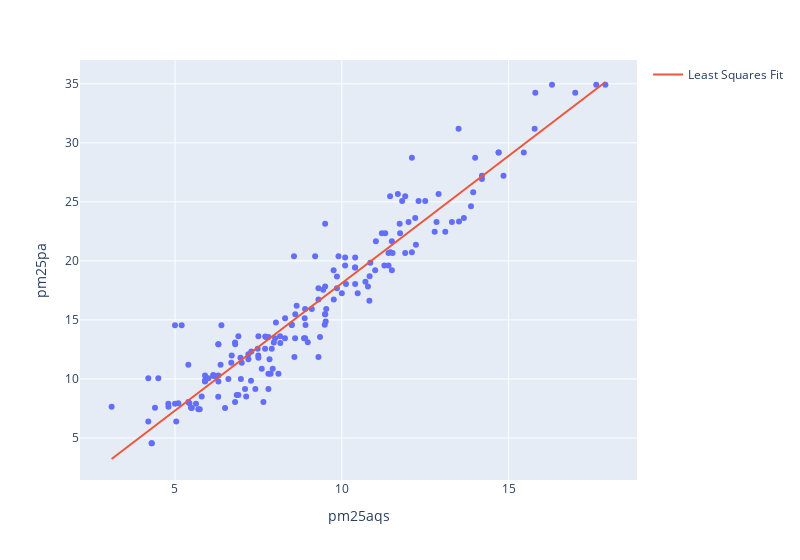

Here is the notebook cell this chart was saved with:
### Code cell
fig = px.scatter(GA, x='pm25aqs', y='pm25pa', width=800)
xtest = np.array([GA['pm25aqs'].min(), GA['pm25aqs'].max()])
fig.add_scatter(x=xtest, y=model.predict(xtest.reshape(-1, 1)), mode='lines', 
                name="Least Squares Fit")

### Figure 1 — Plotly figure (JSON) as saved in the notebook; plotly's stock layout.template omitted (floating-point values rounded to 4 significant figures; data arrays with more than 128 entries replaced by an {"elided": "..."} marker saying what was removed)
{"data": [{"hovertemplate": "pm25aqs=%{x}<br>pm25pa=%{y}<extra></extra>", "legendgroup": "", "marker": {"color": "#636efa", "symbol": "circle"}, "mode": "markers", "name": "", "orientation": "v", "showlegend": false, "type": "scatter", "x": {"elided": "176 float values"}, "xaxis": "x", "y": {"elided": "176 float values"}, "yaxis": "y"}, {"mode": "lines", "name": "Least Squares Fit", "type": "scatter", "x": [3.1, 17.9], "y": [3.218, 35.15]}], "layout": {"legend": {"tracegroupgap": 0}, "margin": {"t": 60}, "width": 800, "xaxis": {"anchor": "y", "domain": [0, 1], "title": {"text": "pm25aqs"}}, "yaxis": {"anchor": "x", "domain": [0, 1], "title": {"text": "pm25pa"}}}}
